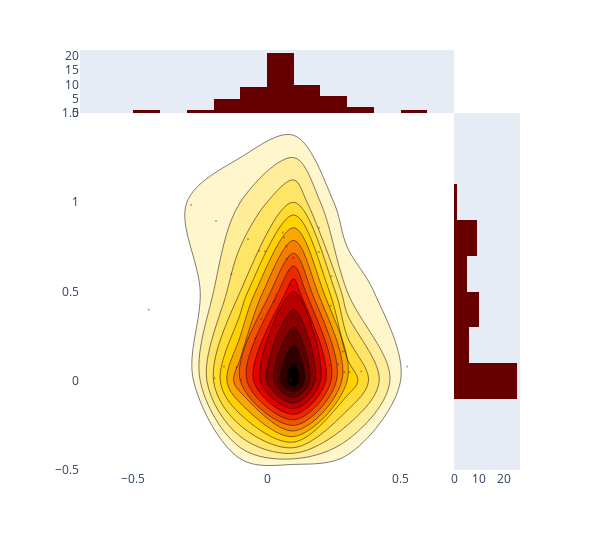

The notebook cell this image was saved under:
### Code cell
# A 2D density jointplot comparing sentiment and the toxicity of the songs
trace1 = go.Scatter(
    x=data['polarity'], y=data['toxicity'], mode='markers', name='points',
    marker=dict(color='rgb(102,0,0)', size=2, opacity=0.4)
)
trace2 = go.Histogram2dContour(
    x=data['polarity'], y=data['toxicity'], name='density', ncontours=20,
    colorscale='Hot', reversescale=True, showscale=False
)
trace3 = go.Histogram(
    x=data['polarity'], name='Sentiment polarity density',
    marker=dict(color='rgb(102,0,0)'),
    yaxis='y2'
)
trace4 = go.Histogram(
    y=data['toxicity'], name='Song Toxicity density', marker=dict(color='rgb(102,0,0)'),
    xaxis='x2'
)
plot_data = [trace1, trace2, trace3, trace4]

layout = go.Layout(
    showlegend=False,
    autosize=False,
    width=600,
    height=550,
    xaxis=dict(
        domain=[0, 0.85],
        showgrid=False,
        zeroline=False
    ),
    yaxis=dict(
        domain=[0, 0.85],
        showgrid=False,
        zeroline=False
    ),
    margin=dict(
        t=50
    ),
    hovermode='closest',
    bargap=0,
    xaxis2=dict(
        domain=[0.85, 1],
        showgrid=False,
        zeroline=False
    ),
    yaxis2=dict(
        domain=[0.85, 1],
        showgrid=False,
        zeroline=False
    )
)

fig = go.Figure(data=plot_data, layout=layout)
iplot(fig, filename='2dhistogram-2d-density-plot-subplots')
